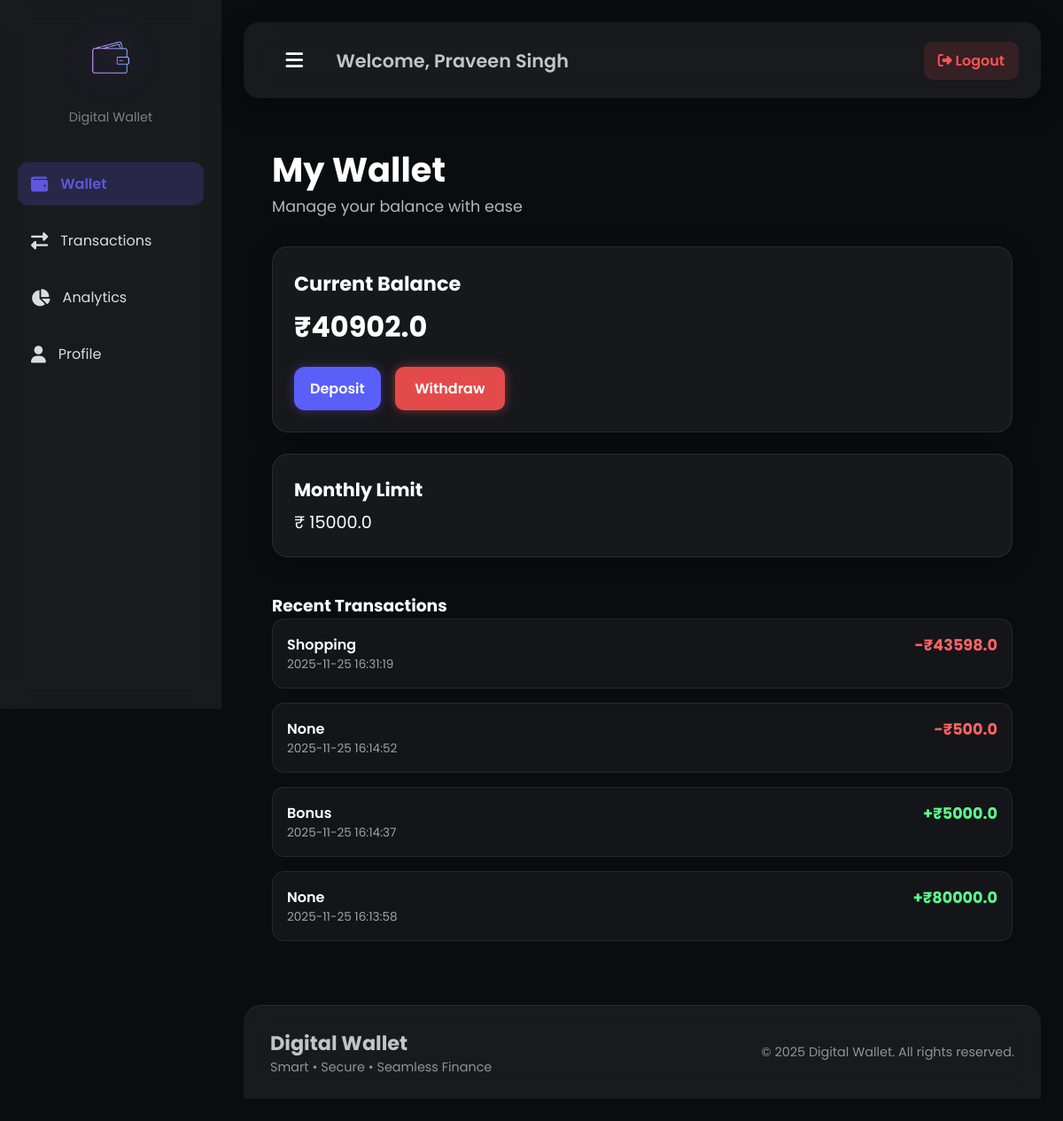
/wallet/ (signed in), run on the app's committed database.
### tables this page shows
CREATE TABLE wallet (
    id INTEGER PRIMARY KEY AUTOINCREMENT,
    user_id INTEGER NOT NULL,
    balance REAL DEFAULT 0,
    FOREIGN KEY (user_id) REFERENCES users(id)
);

CREATE TABLE monthly_limits (
    id INTEGER PRIMARY KEY AUTOINCREMENT,
    user_id INTEGER NOT NULL,
    year INTEGER NOT NULL,
    month INTEGER NOT NULL,
    monthly_limit REAL NOT NULL,
    FOREIGN KEY (user_id) REFERENCES users(id)
);

CREATE TABLE transactions (
    id INTEGER PRIMARY KEY AUTOINCREMENT,
    user_id INTEGER NOT NULL,
    amount REAL NOT NULL,
    category_id INTEGER,
    merchant TEXT,
    type TEXT NOT NULL CHECK (type IN ('income', 'expense')),
    date TEXT NOT NULL,
    FOREIGN KEY (user_id) REFERENCES users(id),
    FOREIGN KEY (category_id) REFERENCES categories(id)
);

CREATE TABLE categories (
    id INTEGER PRIMARY KEY AUTOINCREMENT,
    name TEXT NOT NULL,
    type TEXT NOT NULL CHECK (type IN ('expense', 'income')),
    user_id INTEGER,
    FOREIGN KEY (user_id) REFERENCES users(id)
);

### app/routes/wallet_routes.py (the view)
@wallet_bp.route("/")
def wallet_home():
    user_id = session["user_id"]
    balance = WalletModel.get_balance(user_id)
    categories = CategoryModel.get_all_categories(user_id)
    now = datetime.now()
    limit = WalletModel.get_monthly_limit(user_id, now.year, now.month)
    print("LIMIT OBJECT:", limit)
    recent_transactions = TransactionModel.get_recent_transactions(user_id, limit=5)
    return render_template(
        "wallet.html",
        balance=balance,
        categories=categories,
        year=now.year,
        month=now.month,
        limit=limit,
        history=recent_transactions
    )

### app/config/database.py (called while the page is built)
def get_db_connection():
    if "db" not in g:
        DATABASE_DIR.mkdir(parents=True, exist_ok=True)
        conn = sqlite3.connect(DATABASE_FILE, detect_types=sqlite3.PARSE_DECLTYPES)
        conn.row_factory = sqlite3.Row
        g.db = conn
    return g.db

### app/models/category_model.py (called while the page is built)
    @staticmethod
    def get_all_categories(user_id):
        db = get_db_connection()
        query = """
            SELECT id, name, type
            FROM categories
            WHERE user_id = ? OR user_id IS NULL
            ORDER BY name
        """
        rows = db.execute(query, (user_id,)).fetchall()
        return [dict(r) for r in rows]

### app/models/transaction_model.py (called while the page is built)
    @staticmethod
    def get_recent_transactions(user_id, limit=5):
        db = get_db_connection()
        query = """
            SELECT
                t.id, t.amount, t.type, t.date,
                t.merchant,
                c.name AS category
            FROM transactions t
            LEFT JOIN categories c ON t.category_id = c.id
            WHERE t.user_id = ?
            ORDER BY t.date DESC
            LIMIT ?
        """
        rows = db.execute(query, (user_id, limit)).fetchall()
        return [dict(r) for r in rows]

### app/models/wallet_model.py (called while the page is built)
    @staticmethod
    def get_balance(user_id):
        db = get_db_connection()
        query = """
            SELECT balance
            FROM wallet
            WHERE user_id = ?
        """
        row = db.execute(query, (user_id,)).fetchone()
        if row:
            return row["balance"]
        init_query = "INSERT INTO wallet (user_id, balance) VALUES (?, 0)"
        db.execute(init_query, (user_id,))
        db.commit()
        return 0

    @staticmethod
    def get_monthly_limit(user_id, year, month):
        db = get_db_connection()
        query = """
            SELECT monthly_limit
            FROM monthly_limits
            WHERE user_id = ? AND year = ? AND month = ?
        """
        row = db.execute(query, (user_id, year, month)).fetchone()
        if not row:
            return None
        return row["monthly_limit"]

### app/routes/wallet_routes.py (called while the page is built)
@wallet_bp.before_request
def require_login():
    if "user_id" not in session:
        return redirect(url_for("auth.login"))

### templates/wallet.html (shortened to what this page needs)
{% extends "layout.html" %}
{% block styles %}
<link rel="stylesheet" href="{{ url_for('static', filename='css/wallet.css') }}?v=10">
{% endblock %}
{% block content %}
<div class="wallet-container fade-in">
    <div class="wallet-header slide-down">
        <h1 class="page-title">My Wallet</h1>
        <p class="page-subtitle">Manage your balance with ease</p>
    </div>
    <div class="wallet-grid">
        <div class="balance-card glass-card zoom-in">
            <h2>Current Balance</h2>
            <p class="balance-amount" id="walletBalance">₹{{ balance }}</p>
            <div class="wallet-actions">
                <button class="btn-primary glow-btn" id="depositBtn">Deposit</button>
                <button class="btn-danger glow-btn" id="withdrawBtn">Withdraw</button>
            </div>
        </div>
        <div class="limit-card glass-card fade-up">
            <h3>Monthly Limit</h3>
            {% if limit %}
            <p class="limit-value">₹ {{ limit }}</p>
            {% else %}
            <p class="limit-value empty">No limit set</p>
            {% endif %}
        </div>
    </div>
    <div class="transaction-history fade-up">
        <h3>Recent Transactions</h3>
        {% if history and history|length > 0 %}
        <div class="transactions-list" id="historyList">
            {% for tx in history %}
            <div class="transaction-item slide-right">
                <div class="tx-left">
                    <span class="tx-category">{{ tx.category }}</span>
                    <p class="tx-date">{{ tx.date }}</p>
                </div>
                <div class="tx-right">
                    <p class="tx-amount {% if tx.type == 'expense' %}negative{% else %}positive{% endif %}">
                        {% if tx.type == 'expense' %}-{% else %}+{% endif %}₹{{ tx.amount }}
                    </p>
                </div>
            </div>
            {% endfor %}
        </div>
        {% else %}
        <div class="empty-state fade-in">
            <img src="{{ url_for('static', filename='img/wallet_empty.png') }}" class="empty-img">
            <p class="empty-text">No transactions yet. Start by depositing or withdrawing.</p>
        </div>
        {% endif %}
    </div>
</div>
{% endblock %}

### static/css/style.css (style rules this page uses)
:root { --bg: #0b0c10; --bg-soft: #111218; --glass: rgba(255, 255, 255, 0.06); --glass-strong: rgba(255, 255, 255, 0.12); --border-glass: rgba(255, 255, 255, 0.08); --muted: rgba(255, 255, 255, 0.75); --accent: 108, 99, 255; --accent-hex: #6c63ff; --success: 0, 230, 118; --danger: 255, 82, 82; --warning: 255, 179, 0; --glass-blur: 14px; --radius: 18px; --radius-lg: 22px; --shadow-big: 0 28px 65px rgba(0, 0, 0, 0.55); --shadow-card: 0 18px 40px rgba(0, 0, 0, 0.45); --shadow-soft: 0 12px 28px rgba(0, 0, 0, 0.35); --gap: 22px; --pad: 20px; --easing: cubic-bezier(.16, 1, .3, 1); --fast: .35s var(--easing); --medium: .55s var(--easing); --slow: .75s var(--easing); }
* { margin: 0; padding: 0; box-sizing: border-box; }
body { background: var(--bg); color: var(--muted); font-family: "Poppins", system-ui, sans-serif; font-weight: 400; overflow-x: hidden; }
.glass-card { background: var(--glass); backdrop-filter: blur(var(--glass-blur)); border-radius: var(--radius); padding: var(--pad); border: 1px solid var(--border-glass); box-shadow: var(--shadow-card); opacity: 0; transform: translateY(20px) scale(.96); transition: opacity var(--medium), transform var(--medium); }
.glass-card.visible { opacity: 1; transform: translateY(0) scale(1); }
.fade-in { opacity: 0; animation: fadeIn .65s var(--easing) forwards; }
.fade-up { animation: fadeUp .6s var(--easing); }
.slide-down { opacity: 0; animation: slideDown .7s var(--easing) forwards; }
.btn-primary { padding: 12px 18px; border: none; border-radius: 12px; background: var(--accent-hex); color: white; font-weight: 600; cursor: pointer; transition: transform var(--fast), box-shadow var(--fast); }

### static/css/wallet.css (style rules this page uses)
button { all: unset; display: inline-block; padding: 0.7rem 1.4rem; border-radius: 10px; cursor: pointer; font-size: 1rem; font-weight: 600; box-sizing: border-box; }
.wallet-container { width: 100%; padding: 2rem; color: #fff; }
.wallet-header { margin-bottom: 2rem; }
.page-title { font-size: 2.4rem; font-weight: 700; }
.page-subtitle { font-size: 1.1rem; opacity: 0.7; }
.wallet-grid { display: grid; grid-template-columns: 1fr; gap: 1.5rem; }
.glass-card { background: rgba(255, 255, 255, 0.05); backdrop-filter: blur(12px); border-radius: 18px; padding: 1.5rem; border: 1px solid rgba(255, 255, 255, 0.08); box-shadow: 0 4px 24px rgba(0, 0, 0, 0.3); }
.balance-card h2 { font-size: 1.4rem; margin-bottom: 0.5rem; }
.balance-amount { font-size: 2rem; font-weight: 700; margin-bottom: 1.3rem; }
.wallet-actions { display: flex; gap: 1rem; }
.btn-primary, .btn-danger { border: none; font-weight: 600; cursor: pointer; transition: 0.25s ease; }
.btn-primary { background: #5b5ff9; color: #fff; }
.btn-danger { background: #e34b4b; color: white; }
.glow-btn { box-shadow: 0 0 12px rgba(140, 92, 255, 0.35); }
.btn-danger.glow-btn { box-shadow: 0 0 12px rgba(255, 90, 90, 0.45); }
.limit-card h3 { font-size: 1.3rem; margin-bottom: 0.4rem; }
.limit-value { font-size: 1.2rem; }
.transaction-history { margin-top: 2.5rem; }
.transactions-list { display: flex; flex-direction: column; gap: 1rem; }
.transaction-item { display: flex; justify-content: space-between; padding: 1rem; border-radius: 14px; background: rgba(255, 255, 255, 0.04); border: 1px solid rgba(255, 255, 255, 0.08); }
.tx-category { font-weight: 600; }
.tx-date { opacity: 0.6; font-size: 0.85rem; }
.tx-amount { font-weight: 700; font-size: 1.1rem; }
.tx-amount.positive { color: #5bff8d; }
.tx-amount.negative { color: #ff6363; }
.fade-in { animation: fadeIn .6s ease; }
.fade-up { animation: fadeUp .6s ease; }
.slide-down { animation: slideDown .6s ease; }
.zoom-in { animation: zoomIn .5s ease; }

### templates/sidebar.html (style rules this page uses)
.fade-in { animation: fadeIn .9s ease forwards; }

### templates/navbar.html (style rules this page uses)
.slide-down { opacity: 0; transform: translateY(-20px); animation: slideDown .7s ease forwards; }

### data on the page
wallet: balance "40902.0"
monthly_limits: monthly_limit "15000.0"
transactions: category "Shopping", date "2025-11-25 16:31:19", amount "43598.0"
transactions: category "None", date "2025-11-25 16:14:52", amount "500.0"
transactions: category "Bonus", date "2025-11-25 16:14:37", amount "5000.0"
transactions: category "None", date "2025-11-25 16:13:58", amount "80000.0"

### other printed values
{{ session.get('user_name') }} "Praveen Singh"
